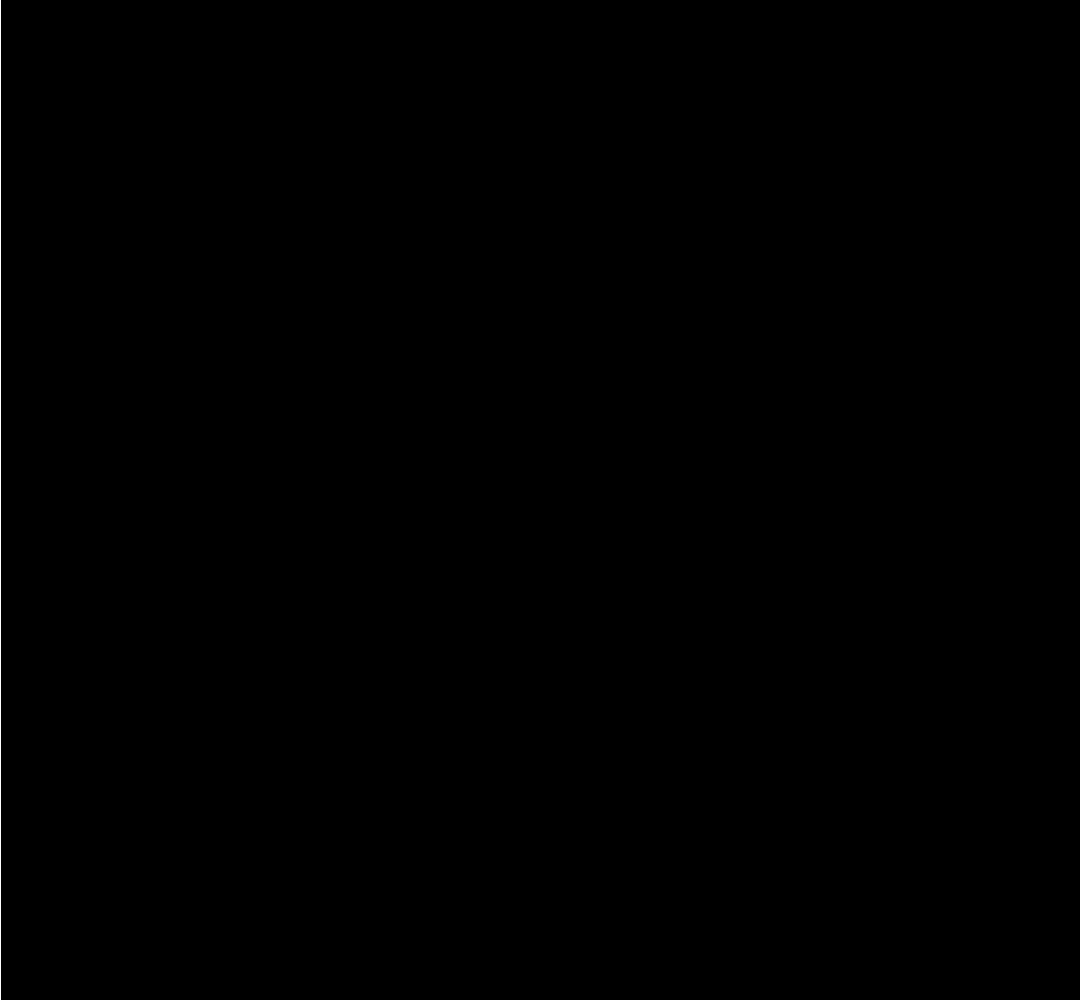
Frame 1 (no input)
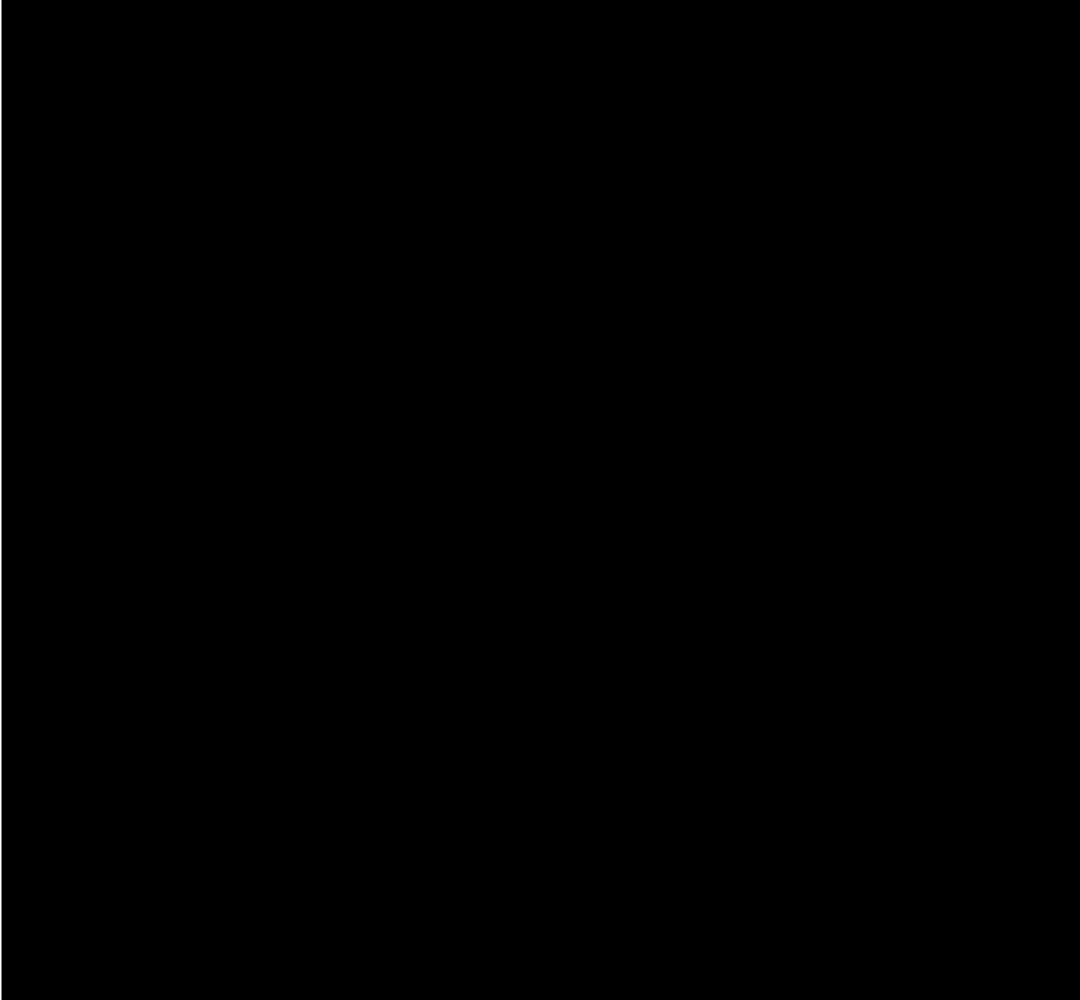
Frame 60 (no input)
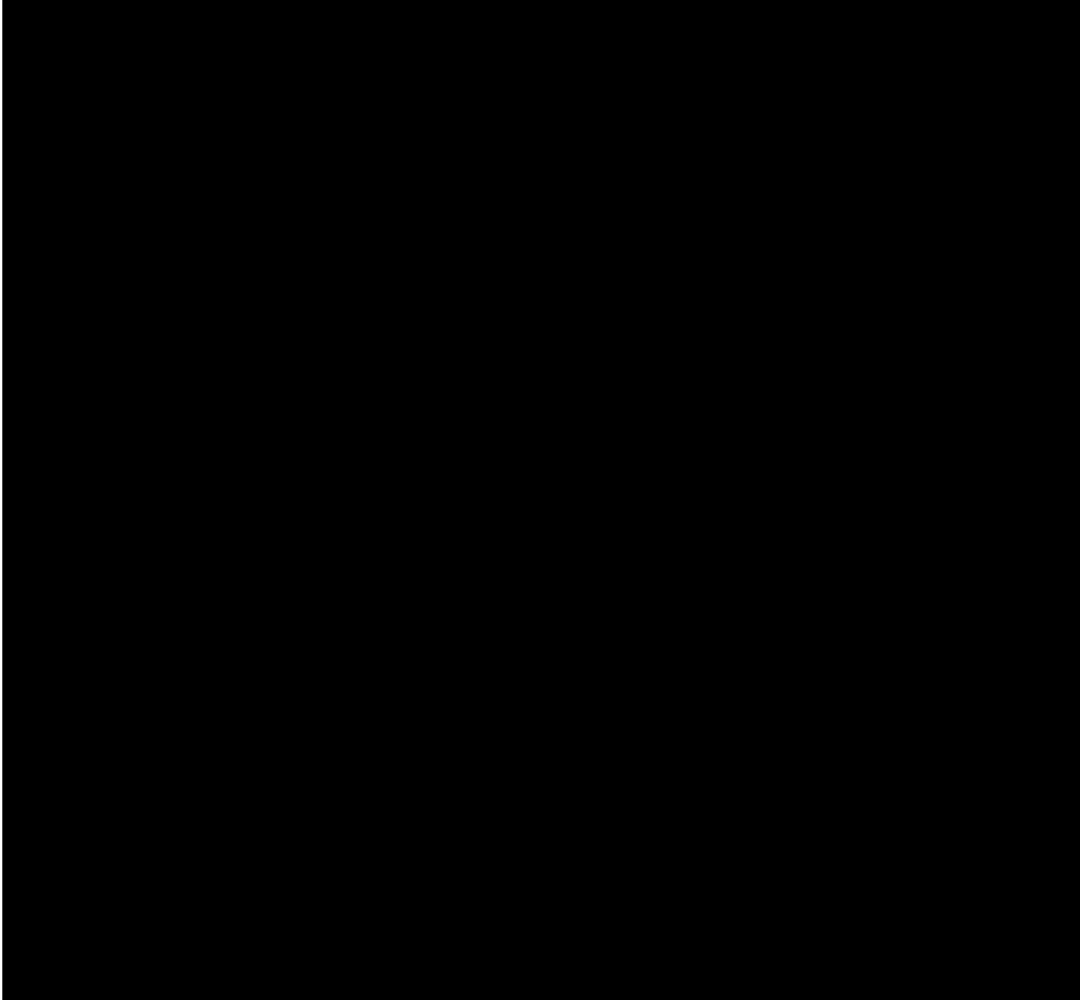
Frame 120 (the mouse pressed at the canvas centre since frame 60)

The p5.js sketch that drew these frames (run headless with seeded random() and noise() and a simulated clock; from frame 60 on, the mouse is pressed at the canvas centre):

// p5.js sketch
// ── sketch.js
/*
Mimi Yin NYU-ITP
Bisect space.
Horizontal and Vertical.
*/

var horizontal = false;
var x, y;
var counter;

function setup() {
  createCanvas(1080, windowHeight);
  x = 0;
  y = 0;
  counter = 0;
  noStroke();
}

function draw() {
  background(0);


  // Calculate the position
  // Google 2^x to see the shape of numbers you will get
  counter += 0.01;
  x = pow(2, counter);
  y = pow(2, counter);

  // Draw the cells
  fill(255);
  if (horizontal) rect(0, 0, width, y);
  else rect(0, 0, x, height);
}

function keyPressed() {
  // Adjust number of columns and rows
  // ESC inverts black and white
  switch (keyCode) {
    case ESCAPE:
      horizontal = !horizontal;
      counter = 0;
      break;
  }
}
